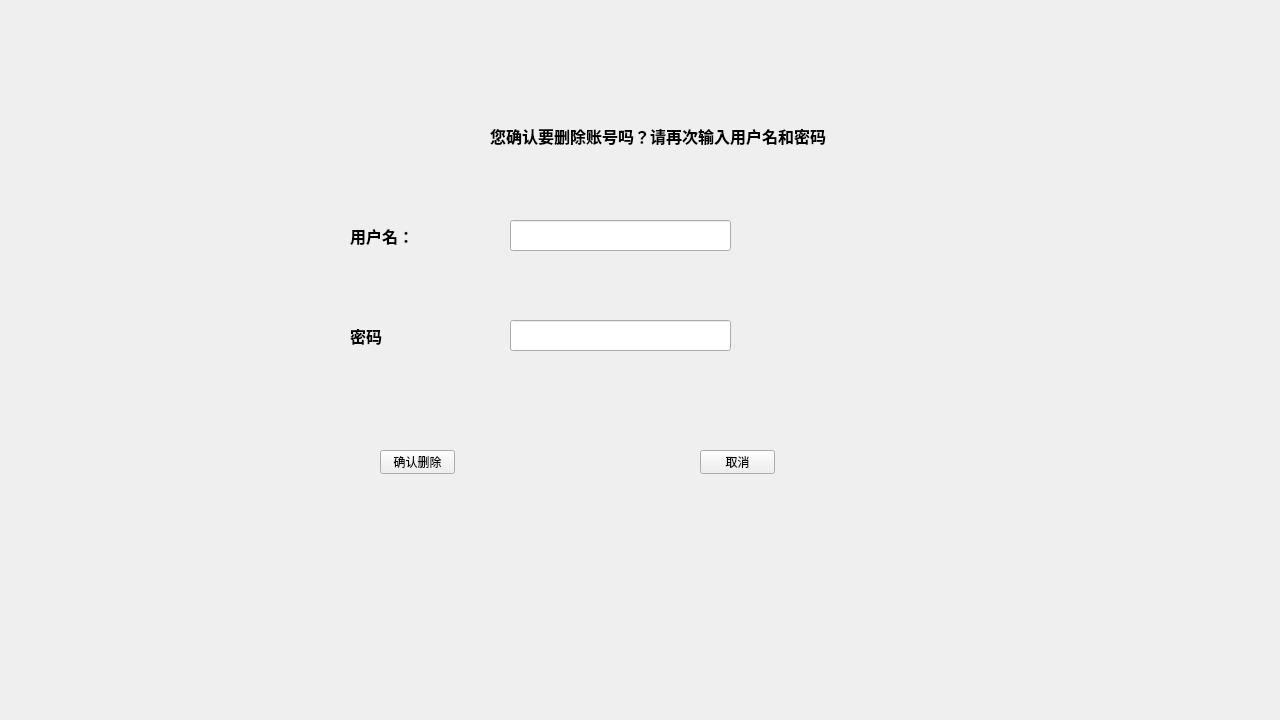
<?xml version="1.0" encoding="UTF-8"?>
<ui version="4.0">
 <class>Form</class>
 <widget class="QWidget" name="Form">
  <property name="geometry">
   <rect>
    <x>0</x>
    <y>0</y>
    <width>1280</width>
    <height>720</height>
   </rect>
  </property>
  <property name="windowTitle">
   <string>删除用户</string>
  </property>
  <widget class="QLabel" name="remind">
   <property name="geometry">
    <rect>
     <x>490</x>
     <y>120</y>
     <width>371</width>
     <height>31</height>
    </rect>
   </property>
   <property name="font">
    <font>
     <pointsize>12</pointsize>
     <bold>true</bold>
    </font>
   </property>
   <property name="text">
    <string>您确认要删除账号吗？请再次输入用户名和密码</string>
   </property>
  </widget>
  <widget class="QLabel" name="username">
   <property name="geometry">
    <rect>
     <x>350</x>
     <y>220</y>
     <width>81</width>
     <height>31</height>
    </rect>
   </property>
   <property name="font">
    <font>
     <pointsize>12</pointsize>
     <bold>true</bold>
    </font>
   </property>
   <property name="text">
    <string>用户名：</string>
   </property>
  </widget>
  <widget class="QLabel" name="password">
   <property name="geometry">
    <rect>
     <x>350</x>
     <y>320</y>
     <width>81</width>
     <height>31</height>
    </rect>
   </property>
   <property name="font">
    <font>
     <pointsize>12</pointsize>
     <bold>true</bold>
    </font>
   </property>
   <property name="text">
    <string>密码</string>
   </property>
  </widget>
  <widget class="QLineEdit" name="username_edit">
   <property name="geometry">
    <rect>
     <x>510</x>
     <y>220</y>
     <width>221</width>
     <height>31</height>
    </rect>
   </property>
  </widget>
  <widget class="QLineEdit" name="password_edit">
   <property name="geometry">
    <rect>
     <x>510</x>
     <y>320</y>
     <width>221</width>
     <height>31</height>
    </rect>
   </property>
  </widget>
  <widget class="QPushButton" name="ConfirmButton">
   <property name="geometry">
    <rect>
     <x>380</x>
     <y>450</y>
     <width>75</width>
     <height>24</height>
    </rect>
   </property>
   <property name="text">
    <string>确认删除</string>
   </property>
  </widget>
  <widget class="QPushButton" name="return_2">
   <property name="geometry">
    <rect>
     <x>700</x>
     <y>450</y>
     <width>75</width>
     <height>24</height>
    </rect>
   </property>
   <property name="text">
    <string>取消</string>
   </property>
  </widget>
 </widget>
 <resources/>
 <connections/>
</ui>
